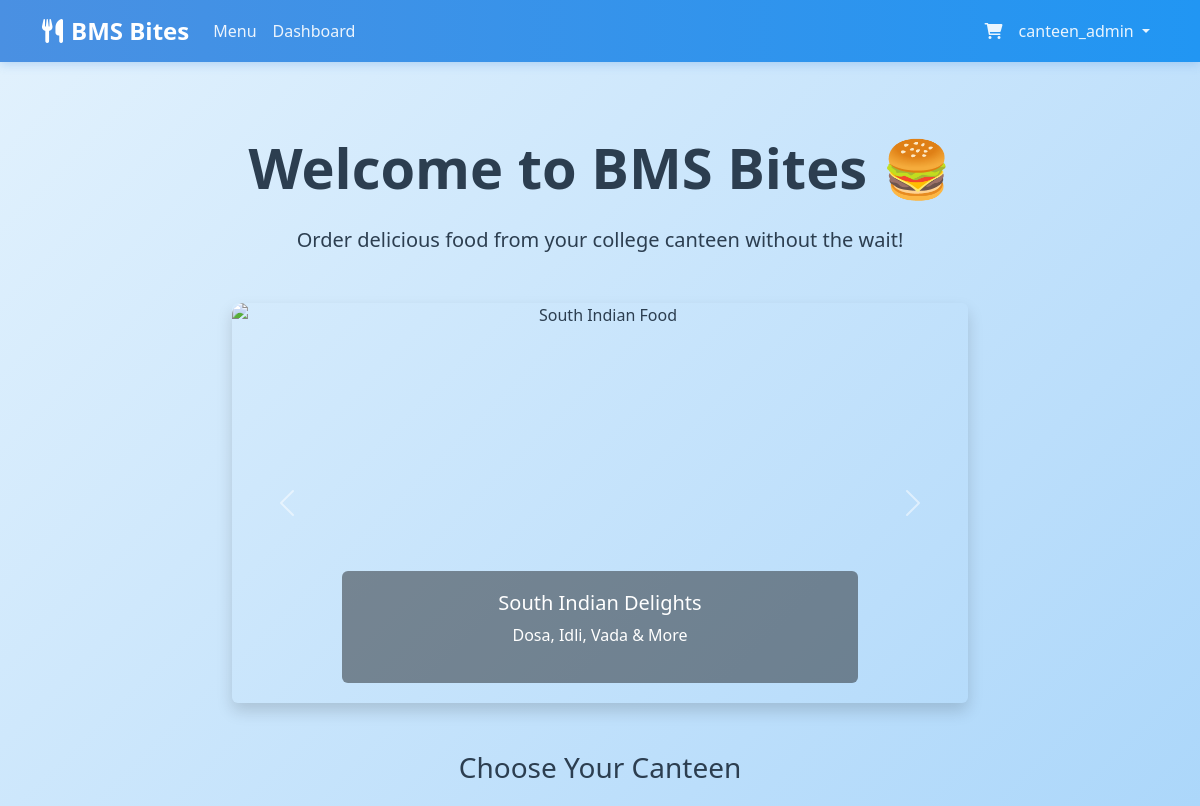
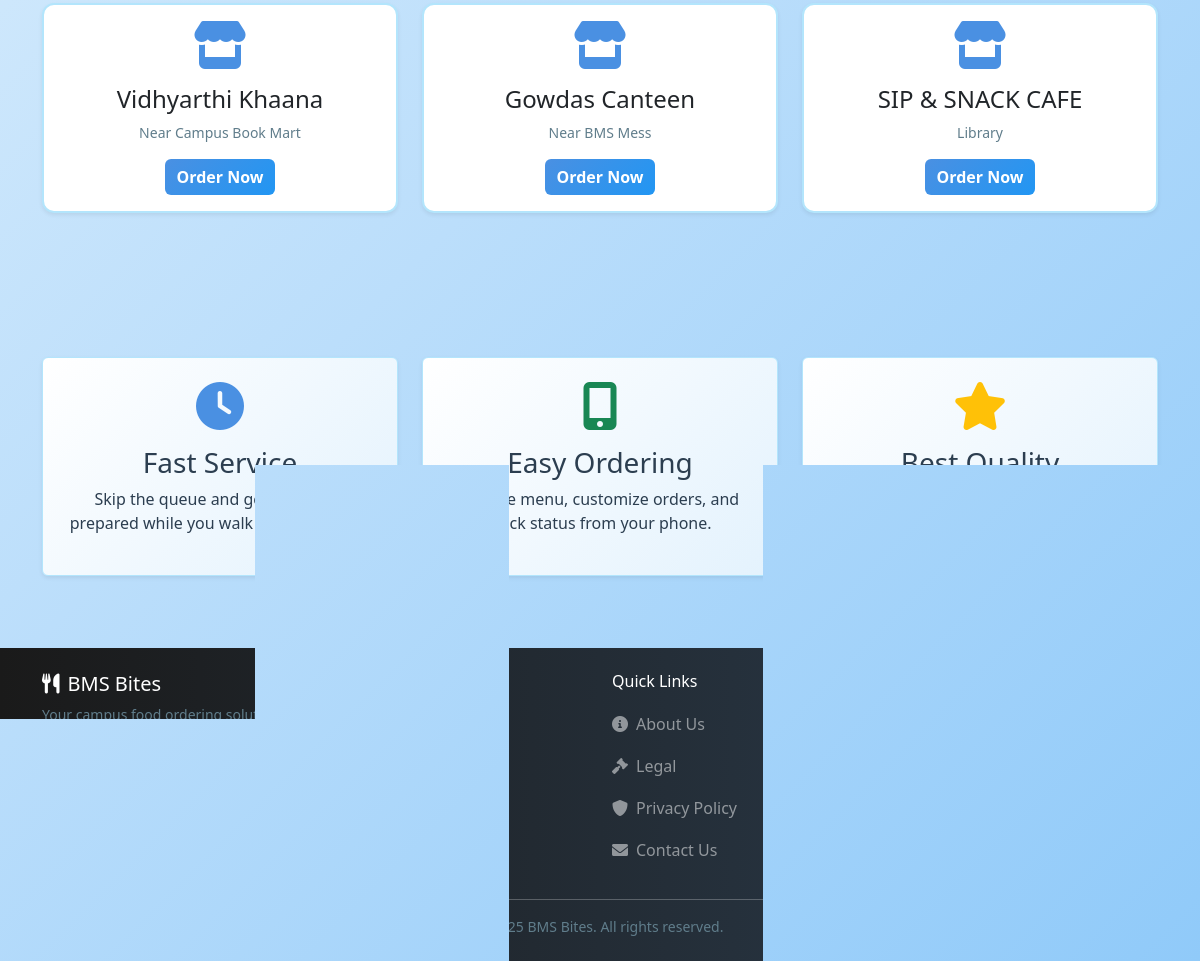
/ (signed in), run on the app's committed database (2 pictures, top to bottom).
### tables this page shows
CREATE TABLE canteens (
    id INTEGER PRIMARY KEY AUTOINCREMENT,
    name TEXT NOT NULL,
    location TEXT NOT NULL,
    description TEXT,
    opening_time TEXT,
    closing_time TEXT,
    is_open BOOLEAN DEFAULT 1,
    created_at TIMESTAMP DEFAULT CURRENT_TIMESTAMP
);

### routes/main.py (the view)
@main_bp.route('/')
def index():
    canteens = menu_mgr.get_canteens()
    return render_template('index.html', canteens=canteens)

### app.py (called while the page is built)
@app.context_processor
def inject_session():
    return dict(session=session)

### utils/menu_manager.py (called while the page is built)
    def get_canteens(self):
        conn = sqlite3.connect(self.db_path)
        df = pd.read_sql_query("SELECT * FROM canteens WHERE is_open=1", conn)
        conn.close()
        return df.to_dict('records')

### templates/index.html (shortened to what this page needs)
{% extends "layout.html" %}
{% block content %}
<div class="text-center py-5">
    <h1 class="display-4 fw-bold mb-4">Welcome to BMS Bites 🍔</h1>
    <p class="lead mb-5">Order delicious food from your college canteen without the wait!</p>
    <div class="row justify-content-center mb-5">
        <div class="col-md-8">
            <div id="carouselExample" class="carousel slide rounded overflow-hidden shadow" data-bs-ride="carousel">
                <div class="carousel-inner">
                    <div class="carousel-item active">
                        <img src="https://images.unsplash.com/photo-1630383249896-424e482df921?w=800&h=400&fit=crop"
                            class="d-block w-100" alt="South Indian Food" style="height: 400px; object-fit: cover;">
                        <div class="carousel-caption d-none d-md-block bg-dark bg-opacity-50 rounded">
                            <h5>South Indian Delights</h5>
                            <p>Dosa, Idli, Vada & More</p>
                        </div>
                    </div>
                </div>
                <button class="carousel-control-prev" type="button" data-bs-target="#carouselExample"
                    data-bs-slide="prev">
                    <span class="carousel-control-prev-icon"></span>
                </button>
                <button class="carousel-control-next" type="button" data-bs-target="#carouselExample"
                    data-bs-slide="next">
                    <span class="carousel-control-next-icon"></span>
                </button>
            </div>
        </div>
    </div>
    <h3 class="mb-4">Choose Your Canteen</h3>
    <div class="row justify-content-center g-4 mb-5">
        {% for canteen in canteens %}
        <div class="col-12 col-md-4">
            <div class="card h-100 shadow-sm">
                <div class="card-body text-center">
                    <i class="fas fa-store fa-3x text-primary mb-3"></i>
                    <h4>{{ canteen['name'] }}</h4>
                    <p class="text-muted small">{{ canteen['location'] }}</p>
                    <a href="{{ url_for('main.select_canteen', canteen_id=canteen['id']) }}"
                        class="btn btn-primary">Order Now</a>
                </div>
            </div>
        </div>
        {% endfor %}
    </div>
</div>
<div class="row mt-5">
    <div class="col-md-4 text-center mb-4">
        <div class="p-4 bg-light rounded shadow-sm h-100">
            <i class="fas fa-clock fa-3x text-primary mb-3"></i>
            <h3>Fast Service</h3>
            <p>Skip the queue and get your food prepared while you walk to the canteen.</p>
        </div>
    </div>
    <div class="col-md-4 text-center mb-4">
        <div class="p-4 bg-light rounded shadow-sm h-100">
            <i class="fas fa-mobile-alt fa-3x text-success mb-3"></i>
            <h3>Easy Ordering</h3>
            <p>Browse menu, customize orders, and track status from your phone.</p>
        </div>
    </div>
    <div class="col-md-4 text-center mb-4">
        <div class="p-4 bg-light rounded shadow-sm h-100">
            <i class="fas fa-star fa-3x text-warning mb-3"></i>
            <h3>Best Quality</h3>
            <p>Fresh ingredients and hygienic preparation guaranteed.</p>
        </div>
    </div>
</div>
{% endblock %}

### static/css/style.css (style rules this page uses)
:root { --primary-color: #87CEEB; --secondary-color: #4A90E2; --dark-color: #1a1a1a; --light-bg: #E3F2FD; --white: #FFFFFF; --text-dark: #2c3e50; --success-color: #4CAF50; --warning-color: #FFA726; --danger-color: #EF5350; }
body { font-family: 'Segoe UI', Tahoma, Geneva, Verdana, sans-serif; background: linear-gradient(135deg, #E3F2FD 0%, #BBDEFB 50%, #90CAF9 100%); background-attachment: fixed; min-height: 100vh; color: var(--text-dark); }
.card { transition: transform 0.3s, box-shadow 0.3s; background-color: var(--white); border: 2px solid #B3E5FC; border-radius: 12px; }
.btn-primary { background: linear-gradient(135deg, #4A90E2 0%, #2196F3 100%); border: none; color: var(--white); font-weight: 600; transition: all 0.3s ease; }
.bg-light { background: linear-gradient(135deg, #FFFFFF 0%, #E3F2FD 100%) !important; border: 1px solid #B3E5FC; }
.carousel-item img { height: 400px; object-fit: cover; border-radius: 12px; }
html { scroll-behavior: smooth; }
.text-primary { color: var(--secondary-color) !important; }
.text-muted { color: #607D8B !important; }

### data on the page
canteens: name "Vidhyarthi Khaana", location "Near Campus Book Mart"
canteens: name "Gowdas Canteen", location "Near BMS Mess"
canteens: name "SIP & SNACK CAFE", location "Library"

### other printed values
{{ session.get('username') }} "canteen_admin"
